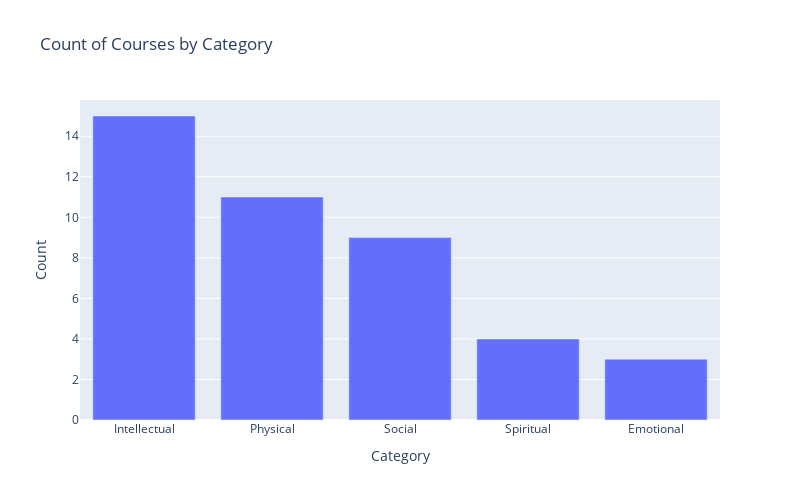

The code cell stored with this chart in its notebook:
### Code cell
df_grouped = courses.groupby(by='category').size().to_frame(name='count').reset_index().sort_values(by='count', ascending=False)
fig = px.bar(df_grouped, x='category', y='count', title='Count of Courses by Category')
fig.update_layout(xaxis_title='Category', yaxis_title='Count')
fig.update_layout(width=800, height=500)
fig.show()

### Figure 1 — Plotly figure (JSON) as saved in the notebook; plotly's stock layout.template omitted (floating-point values rounded to 4 significant figures)
{"data": [{"alignmentgroup": "True", "hovertemplate": "category=%{x}<br>count=%{y}<extra></extra>", "legendgroup": "", "marker": {"color": "#636efa", "pattern": {"shape": ""}}, "name": "", "offsetgroup": "", "orientation": "v", "showlegend": false, "textposition": "auto", "type": "bar", "x": ["Intellectual", "Physical", "Social", "Spiritual", "Emotional"], "xaxis": "x", "y": [15, 11, 9, 4, 3], "yaxis": "y"}], "layout": {"barmode": "relative", "height": 500, "legend": {"tracegroupgap": 0}, "title": {"text": "Count of Courses by Category"}, "width": 800, "xaxis": {"anchor": "y", "domain": [0, 1], "title": {"text": "Category"}}, "yaxis": {"anchor": "x", "domain": [0, 1], "title": {"text": "Count"}}}}
